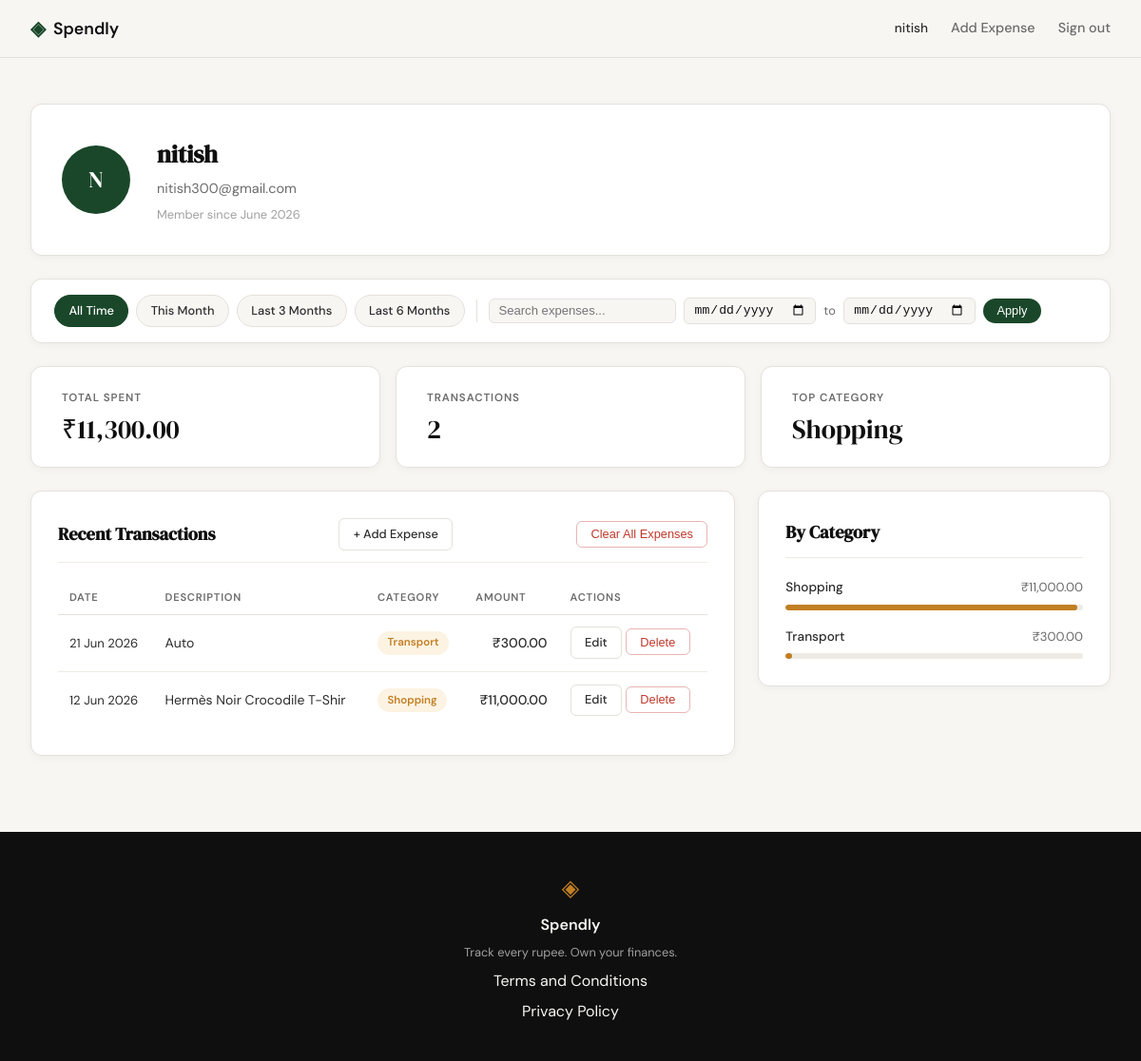
/profile (signed in), run on an earlier commit of the app's database.
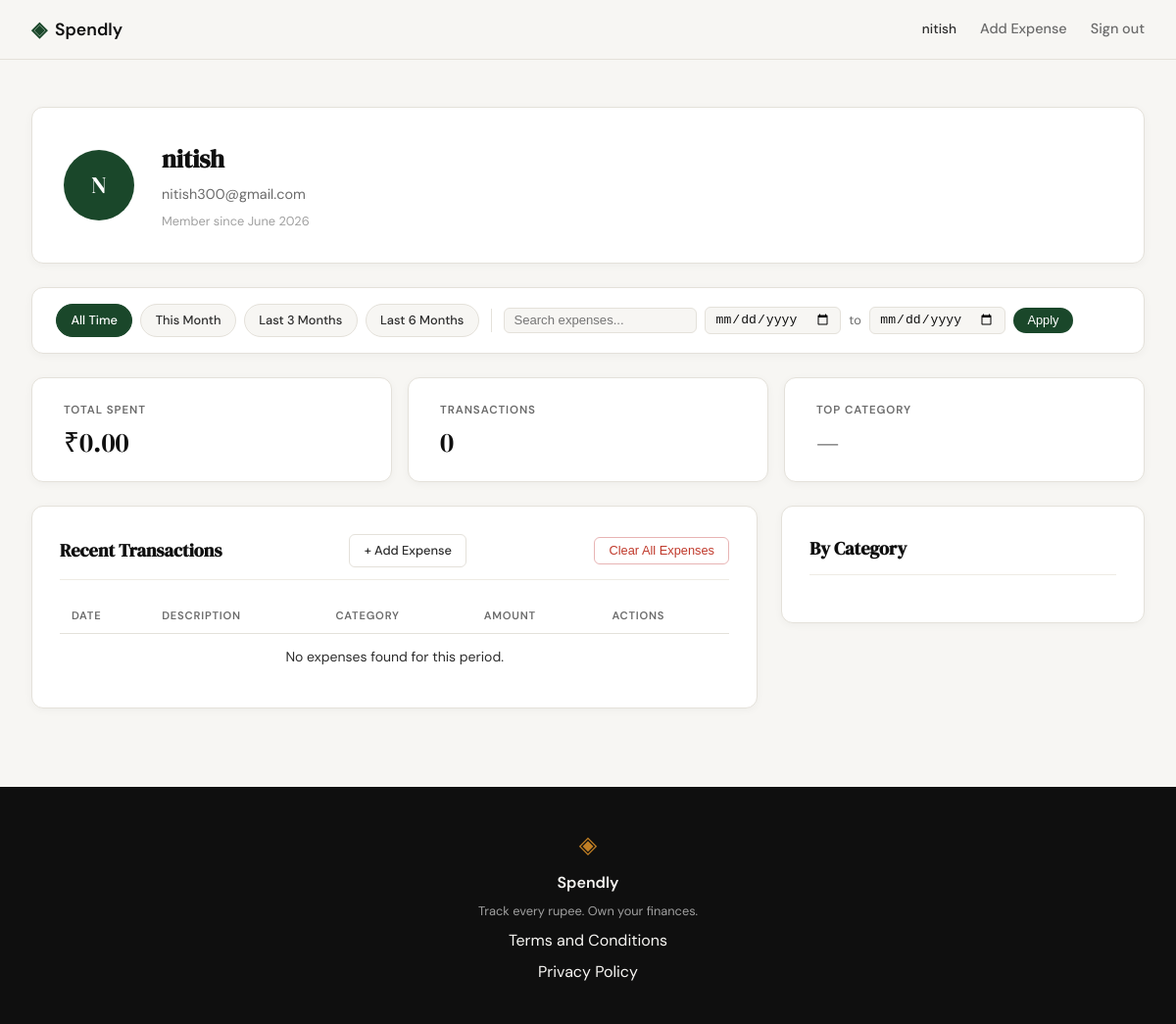
And on a later commit of the database.
### tables this page shows
CREATE TABLE users (
            id            INTEGER PRIMARY KEY AUTOINCREMENT,
            name          TEXT    NOT NULL,
            email         TEXT    UNIQUE NOT NULL,
            password_hash TEXT    NOT NULL,
            created_at    TEXT    DEFAULT (datetime('now'))
        );

CREATE TABLE expenses (
            id          INTEGER PRIMARY KEY AUTOINCREMENT,
            user_id     INTEGER NOT NULL REFERENCES users(id),
            amount      REAL    NOT NULL,
            category    TEXT    NOT NULL,
            date        TEXT    NOT NULL,
            description TEXT,
            created_at  TEXT    DEFAULT (datetime('now'))
        );

### app.py (the view)
@app.route("/profile")
def profile():
    if not session.get("user_id"):
        return redirect(url_for("login"))
    uid = session["user_id"]
    today = date.today()
    date_from = _parse_date(request.args.get("date_from"))
    date_to = _parse_date(request.args.get("date_to"))
    search = request.args.get("q", "").strip() or None
    if date_from and date_to and date_from > date_to:
        flash("Start date must be before end date.", "error")
        date_from = date_to = None
    today_str = today.isoformat()
    this_month_from = today.replace(day=1).isoformat()
    this_month_to = today.replace(
        day=calendar.monthrange(today.year, today.month)[1]
    ).isoformat()
    presets = {
        "this_month": {"date_from": this_month_from, "date_to": this_month_to},
        "last_3":     {"date_from": _months_ago(today, 3), "date_to": today_str},
        "last_6":     {"date_from": _months_ago(today, 6), "date_to": today_str},
    }
    return render_template(
        "profile.html",
        user=get_user_by_id(uid),
        stats=get_summary_stats(uid, date_from, date_to, search=search),
        expenses=get_recent_transactions(uid, date_from=date_from, date_to=date_to, search=search),
        categories=get_category_breakdown(uid, date_from, date_to, search=search),
        date_from=date_from,
        date_to=date_to,
        presets=presets,
        search=search,
    )

### app.py (called while the page is built)
def _parse_date(val):
    try:
        datetime.strptime(val, "%Y-%m-%d")
        return val
    except (ValueError, TypeError):
        return None

def _months_ago(today, n):
    m, y = today.month - n, today.year
    while m <= 0:
        m += 12
        y -= 1
    return date(y, m, 1).isoformat()

### database/db.py (called while the page is built)
def get_db():
    conn = sqlite3.connect(DB_PATH)
    conn.row_factory = sqlite3.Row
    conn.execute("PRAGMA foreign_keys = ON")
    return conn

### database/queries.py (called while the page is built)
def _build_date_filter(date_from, date_to):
    if date_from and date_to:
        return "AND date BETWEEN ? AND ?", [date_from, date_to]
    return "", []

def _build_search_filter(search):
    if search:
        return "AND description LIKE '%' || ? || '%'", [search]
    return "", []

def get_user_by_id(user_id):
    conn = get_db()
    row = conn.execute(
        "SELECT id, name, email, created_at FROM users WHERE id = ?",
        (user_id,),
    ).fetchone()
    conn.close()
    if row is None:
        return None
    name = row["name"]
    initials = "".join(w[0].upper() for w in name.split() if w)
    member_since = datetime.strptime(row["created_at"], "%Y-%m-%d %H:%M:%S").strftime("%B %Y")
    return {
        "name": name,
        "email": row["email"],
        "initials": initials,
        "member_since": member_since,
    }

### templates/profile.html (shortened to what this page needs)
{% extends "base.html" %}
{% block head %}
<link rel="stylesheet" href="{{ url_for('static', filename='css/profile.css') }}">
{% endblock %}
{% block content %}
<div class="profile-page">
    <div class="profile-inner">
        <div class="profile-header-card">
            <div class="profile-avatar">{{ user.initials }}</div>
            <div class="profile-info">
                <h1 class="profile-name">{{ user.name }}</h1>
                <p class="profile-email">{{ user.email }}</p>
                <p class="profile-since">Member since {{ user.member_since }}</p>
            </div>
        </div>
        <div class="filter-bar">
            <div class="filter-presets">
                <a href="{{ url_for('profile', q=search or '') }}"
                   class="filter-preset-btn{% if not date_from and not date_to %} filter-preset-btn--active{% endif %}">
                    All Time
                </a>
                <a href="{{ url_for('profile', date_from=presets.this_month.date_from, date_to=presets.this_month.date_to, q=search or '') }}"
                   class="filter-preset-btn{% if date_from == presets.this_month.date_from and date_to == presets.this_month.date_to %} filter-preset-btn--active{% endif %}">
                    This Month
                </a>
                <a href="{{ url_for('profile', date_from=presets.last_3.date_from, date_to=presets.last_3.date_to, q=search or '') }}"
                   class="filter-preset-btn{% if date_from == presets.last_3.date_from and date_to == presets.last_3.date_to %} filter-preset-btn--active{% endif %}">
                    Last 3 Months
                </a>
                <a href="{{ url_for('profile', date_from=presets.last_6.date_from, date_to=presets.last_6.date_to, q=search or '') }}"
                   class="filter-preset-btn{% if date_from == presets.last_6.date_from and date_to == presets.last_6.date_to %} filter-preset-btn--active{% endif %}">
                    Last 6 Months
                </a>
            </div>
            <form class="filter-form" method="GET" action="{{ url_for('profile') }}">
                <input type="text" name="q" class="filter-search-input"
                       value="{{ search or '' }}" placeholder="Search expenses...">
                <input type="date" name="date_from" class="filter-date-input"
                       value="{{ date_from or '' }}">
                <span class="filter-to-label">to</span>
                <input type="date" name="date_to" class="filter-date-input"
                       value="{{ date_to or '' }}">
                <button type="submit" class="filter-apply-btn">Apply</button>
            </form>
        </div>
        <div class="profile-stats">
            <div class="stat-card">
                <span class="stat-label">Total Spent</span>
                <span class="stat-value">₹{{ stats.total }}</span>
            </div>
            <div class="stat-card">
                <span class="stat-label">Transactions</span>
                <span class="stat-value">{{ stats.count }}</span>
            </div>
            <div class="stat-card">
                <span class="stat-label">Top Category</span>
                <span class="stat-value">{{ stats.top_category }}</span>
            </div>
        </div>
        <div class="profile-grid">
            <div class="profile-section">
                <div class="section-header">
                    <h2 class="section-title">Recent Transactions</h2>
                    <a href="{{ url_for('add_expense') }}" class="btn-ghost btn-sm">+ Add Expense</a>
                    <form action="{{ url_for('clear_all_expenses') }}" method="POST" style="display:inline;">
                        <button type="submit" class="btn-ghost btn-sm btn-danger"
                                onclick="return confirm('Are you sure you want to delete all expenses? This cannot be undone.')">
                            Clear All Expenses
                        </button>
                    </form>
                </div>
                <div class="tx-table-wrapper">
                    <table class="tx-table">
                        <thead>
                            <tr>
                                <th>Date</th>
                                <th>Description</th>
                                <th>Category</th>
                                <th class="tx-amount-col">Amount</th>
                                <th>Actions</th>
                            </tr>
                        </thead>
                        <tbody>
                            {% for tx in expenses %}
                            <tr>
                                <td class="tx-date">{{ tx.date }}</td>
                                <td class="tx-desc">{{ tx.description }}</td>
                                <td>
                                    <span class="cat-badge cat-badge--{{ tx.category | lower }}">
                                        {{ tx.category }}
                                    </span>
                                </td>
                                <td class="tx-amount">₹{{ tx.amount }}</td>
                                <td>
                                    <a href="{{ url_for('edit_expense', id=tx.id) }}" class="btn-ghost btn-sm">Edit</a>
                                    <form action="{{ url_for('delete_expense', id=tx.id) }}" method="POST" style="display:inline;">
                                        <button type="submit" class="btn-ghost btn-sm btn-danger" onclick="return confirm('Delete this expense?')">Delete</button>
                                    </form>
                                </td>
                            </tr>
                            {% endfor %}
                            {% if not expenses %}
                            <tr>
                                <td colspan="5" class="tx-empty">No expenses found for this period.</td>
                            </tr>
                            {% endif %}
                        </tbody>
                    </table>
                </div>
            </div>
            <div class="profile-section">
                <div class="section-header">
                    <h2 class="section-title">By Category</h2>
                </div>
                <div class="category-list">
                    {% for cat in categories %}
                    <div class="cat-row">
                        <div class="cat-row-header">
                            <span class="cat-row-name">{{ cat.name }}</span>
                            <span class="cat-row-amount">₹{{ cat.amount }}</span>
                        </div>
                        <div class="cat-bar-track">
                            <div class="cat-bar cat-bar--{{ cat.name | lower }}"
                                 style="width: {{ cat.percent }}%"></div>
                        </div>
                    </div>
                    {% endfor %}
                </div>
            </div>
        </div>
    </div>
</div>
{% endblock %}

### templates/base.html (shortened to what this page needs)
<!DOCTYPE html>
<html lang="en">
<head>
    <link rel="stylesheet" href="{{ url_for('static', filename='css/style.css') }}">
    {% block head %}{% endblock %}
</head>
<body>
    <nav class="navbar">
        <div class="nav-inner">
            <a href="{{ url_for('landing') }}" class="nav-brand">
                <span class="brand-icon">◈</span>
                <span class="brand-name">Spendly</span>
            </a>
            <div class="nav-links">
                {% if session.user_id %}
                <span class="nav-username">{{ session.user_name }}</span>
                <a href="{{ url_for('add_expense') }}">Add Expense</a>
                <a href="{{ url_for('logout') }}">Sign out</a>
                {% else %}
                <a href="{{ url_for('login') }}">Sign in</a>
                <a href="{{ url_for('register') }}" class="nav-cta">Get started</a>
                {% endif %}
            </div>
        </div>
    </nav>
    <main class="main-content">
        {% block content %}{% endblock %}
    </main>
    <footer class="footer">
        <div class="footer-inner">
            <span class="brand-icon">◈</span>
            <span class="footer-name">Spendly</span>
            <p class="footer-copy">Track every rupee. Own your finances.</p>
            <a href="/terms">Terms and Conditions</a>
            <a href="/privacy">Privacy Policy</a>
        </div>
    </footer>
</body>
</html>

### static/css/style.css (style rules this page uses)
:root { --ink: #0f0f0f; --ink-soft: #2d2d2d; --ink-muted: #6b6b6b; --ink-faint: #a0a0a0; --paper: #f7f6f3; --paper-warm: #f0ede6; --paper-card: #ffffff; --accent: #1a472a; --accent-light: #e8f0eb; --accent-2: #c17f24; --accent-2-light: #fdf3e3; --danger: #c0392b; --danger-light: #fdecea; --border: #e4e1da; --border-soft: #eeebe4; --font-display: 'DM Serif Display', Georgia, serif; --font-body: 'DM Sans', system-ui, sans-serif; --max-width: 1200px; --auth-width: 440px; --radius-sm: 6px; --radius-md: 12px; --radius-lg: 20px; }
*, *::before, *::after { box-sizing: border-box; margin: 0; padding: 0; }
html { font-size: 16px; scroll-behavior: smooth; }
body { background: var(--paper); color: var(--ink); font-family: var(--font-body); font-size: 1rem; line-height: 1.6; -webkit-font-smoothing: antialiased; }
a { color: inherit; text-decoration: none; }
.navbar { position: sticky; top: 0; z-index: 100; background: var(--paper); border-bottom: 1px solid var(--border); padding: 0 2rem; }
.nav-inner { max-width: var(--max-width); margin: 0 auto; height: 60px; display: flex; align-items: center; justify-content: space-between; }
.nav-brand { display: flex; align-items: center; gap: 0.5rem; font-family: var(--font-body); font-weight: 600; font-size: 1.1rem; color: var(--ink); }
.brand-icon { color: var(--accent); font-size: 1.3rem; }
.brand-name { color: var(--ink); }
.nav-links { display: flex; align-items: center; gap: 1.5rem; font-size: 0.9rem; font-weight: 500; }
.nav-links a { color: var(--ink-muted); transition: color 0.2s; }
.main-content { min-height: calc(100vh - 60px - 100px); }
.btn-ghost { display: inline-block; background: transparent; color: var(--ink-soft); padding: 0.65rem 1.5rem; border-radius: var(--radius-sm); font-size: 0.9rem; font-weight: 500; border: 1px solid var(--border); transition: all 0.2s; text-decoration: none; }
.btn-danger { color: #c0392b; border-color: #e8b4b4; }
.footer { background: var(--ink); color: var(--paper); padding: 2.5rem 2rem; text-align: center; }
.footer-inner { display: flex; flex-direction: column; align-items: center; gap: 0.4rem; }
.footer .brand-icon { color: var(--accent-2); font-size: 1.5rem; }
.footer-name { font-weight: 600; font-size: 1rem; }
.footer-copy { font-size: 0.8rem; color: var(--ink-faint); }

What changed in the data, as far as the page shows it:
removed expenses: top_category "Shopping", date "12 Jun 2026", description "Hermès Noir Crocodile T-Shir", category "Shopping", amount "11,000.00", name "Shopping", {{ cat.percent }} 98 (drawn)
removed expenses: date "21 Jun 2026", description "Auto", category "Transport", amount "300.00", name "Transport", {{ cat.percent }} 2 (drawn)
Also different on the page:
{{ stats.total }}: "11,300.00" → "0.00"
{{ stats.count }}: "2" → "0"
{{ stats.top_category }}: (not shown) → "—"
text now shown: "No expenses found for this period."
